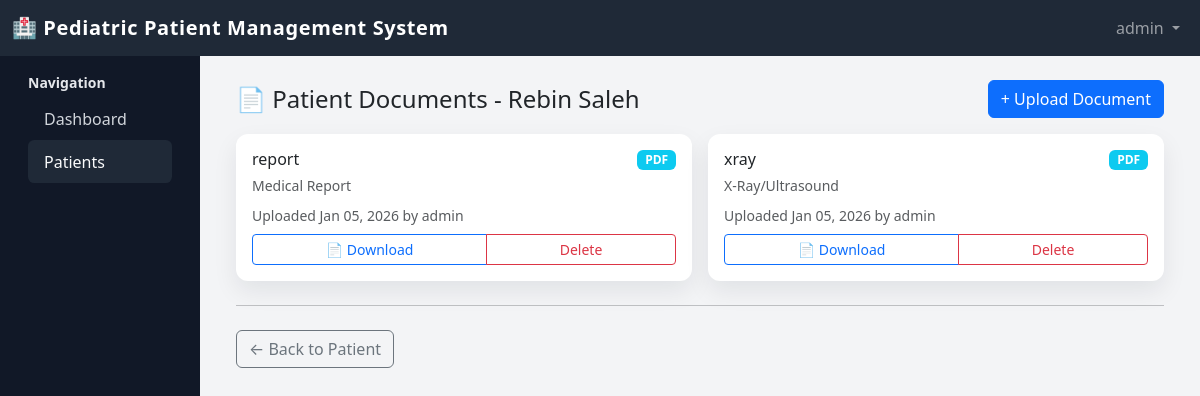
Screenshot of /patients/1/documents/ (signed in) with the database file from the repository.
### pediatric/models.py (models this page shows, shortened)
class Patient(models.Model):
    GENDER_CHOICES = [
        ('Male', 'Male'),
        ('Female', 'Female'),
    ]
    BLOOD_TYPE_CHOICES = [
        ('A', 'A'),
        ('B', 'B'),
        ('AB', 'AB'),
        ('O', 'O'),
    ]
    patient_name = models.CharField(max_length=100)
    date_of_birth = models.DateField()
    gender = models.CharField(max_length=10, choices=GENDER_CHOICES)
    blood_type = models.CharField(max_length=5, choices=BLOOD_TYPE_CHOICES, null=True, blank=True)
    contact_number = models.CharField(max_length=20, blank=True, null=True)
    parent_name = models.CharField(max_length=100, blank=True, null=True)
    parent_contact = models.CharField(max_length=20, blank=True, null=True)
    address = models.CharField(max_length=200, blank=True, null=True)
    city = models.CharField(max_length=50, blank=True, null=True)
    country = models.CharField(max_length=50, blank=True, null=True)
    medical_history = models.TextField(blank=True, null=True)
    notes = models.TextField(blank=True, null=True)
    date_registered = models.DateTimeField(auto_now_add=True)
    created_by = models.ForeignKey(User, on_delete=models.SET_NULL, null=True, related_name='patients_created')
    class Meta:
        ordering = ['-date_registered']

class PatientDocument(models.Model):
    DOCUMENT_TYPES = [
        ('Report', 'Medical Report'),
        ('Test', 'Lab Test'),
        ('Image', 'X-Ray/Ultrasound'),
        ('Prescription', 'Prescription'),
        ('Vaccination', 'Vaccination Certificate'),
        ('Other', 'Other'),
    ]
    patient = models.ForeignKey(Patient, on_delete=models.CASCADE, related_name='documents')
    document_type = models.CharField(max_length=20, choices=DOCUMENT_TYPES, default='Other')
    title = models.CharField(max_length=200)
    description = models.TextField(blank=True, null=True)
    file = models.FileField(upload_to='patient_documents/%Y/%m/%d/')
    uploaded_date = models.DateTimeField(auto_now_add=True)
    uploaded_by = models.ForeignKey(User, on_delete=models.SET_NULL, null=True)
    class Meta:
        ordering = ['-uploaded_date']
    @property
    def file_extension(self):
        return self.file.name.split('.')[-1].lower()
    @property
    def is_pdf(self):
        return self.file_extension == 'pdf'

### pediatric/views.py (the view)
@login_required
def patient_documents(request, patient_id):
    patient = get_object_or_404(Patient, pk=patient_id)
    documents = patient.documents.all()
    return render(request, 'documents/patient_documents.html', {
        'patient': patient,
        'documents': documents,
    })

### templates/documents/patient_documents.html (shortened to what this page needs)
{% extends 'base.html' %}
{% block content %}
<div class="d-flex justify-content-between align-items-center mb-3">
  <h4 class="mb-0">📄 Patient Documents - {{ patient.patient_name }}</h4>
  <a href="{% url 'document_upload' patient.pk %}" class="btn btn-primary">+ Upload Document</a>
</div>
{% if documents %}
  <div class="row g-3">
    {% for doc in documents %}
      <div class="col-md-6">
        <div class="card h-100">
          <div class="card-body">
            <div class="d-flex justify-content-between align-items-start mb-2">
              <div>
                <h6 class="card-title mb-1">{{ doc.title }}</h6>
                <small class="text-muted">{{ doc.get_document_type_display }}</small>
              </div>
              <span class="badge bg-info">{{ doc.file_extension|upper }}</span>
            </div>
            <small class="text-muted d-block mb-2">
              Uploaded {{ doc.uploaded_date|date:"M d, Y" }}
              {% if doc.uploaded_by %}by {{ doc.uploaded_by.username }}{% endif %}
            </small>
            <div class="btn-group btn-group-sm w-100" role="group">
              <a href="{% url 'document_download' doc.pk %}" class="btn btn-outline-primary">
                {% if doc.is_pdf %}📄{% elif doc.is_image %}🖼️{% else %}📎{% endif %} Download
              </a>
              <button type="button" class="btn btn-outline-danger" data-bs-toggle="modal" data-bs-target="#deleteDoc{{ doc.pk }}">
                Delete
              </button>
            </div>
          </div>
        </div>
      </div>
    {% endfor %}
  </div>
{% else %}
  <div class="alert alert-info">
    No documents uploaded yet. <a href="{% url 'document_upload' patient.pk %}">Upload one</a>
  </div>
{% endif %}
<hr class="my-4">
<a href="{% url 'patient_detail' patient.pk %}" class="btn btn-outline-secondary">← Back to Patient</a>
{% endblock %}

### templates/base.html (shortened to what this page needs)
<!doctype html>
<html lang="en">
<head>
  <link href="https://cdn.jsdelivr.net/npm/bootstrap@5.3.2/dist/css/bootstrap.min.css" rel="stylesheet">
</head>
<body>
  <nav class="navbar navbar-dark navbar-expand-lg">
    <div class="container-fluid">
      <a class="navbar-brand" href="{% url 'dashboard' %}">
        🏥 Pediatric Patient Management System
      </a>
      <div class="collapse navbar-collapse" id="topnav">
        <ul class="navbar-nav ms-auto mb-2 mb-lg-0">
          {% if user.is_authenticated %}
          <li class="nav-item dropdown">
            <a class="nav-link dropdown-toggle" href="#" data-bs-toggle="dropdown">
              {{ user.first_name|default:user.username }}
            </a>
          </li>
          {% endif %}
        </ul>
      </div>
    </div>
  </nav>
  <div class="container-fluid">
    <div class="row">
      {% if user.is_authenticated %}
      <div class="col-md-3 col-lg-2 d-none d-md-block sidebar py-3">
        <div class="px-3 mb-3">
          <div class="fw-semibold small text-gray-400 mb-1">Navigation</div>
          <a href="{% url 'dashboard' %}" class="{% if request.resolver_match.url_name == 'dashboard' %}active{% endif %}">
            Dashboard
          </a>
          <a href="{% url 'patient_list' %}" class="{% if 'patient' in request.resolver_match.url_name %}active{% endif %}">
            Patients
          </a>
        </div>
      </div>
      {% endif %}
      <div class="{% if user.is_authenticated %}col-md-9 col-lg-10{% else %}col-12{% endif %}">
        <div class="content-wrapper">
          {% block content %}{% endblock %}
        </div>
      </div>
    </div>
  </div>
</body>
</html>

### templates/base.html (style rules this page uses)
body { font-family: system-ui, -apple-system, BlinkMacSystemFont, "Segoe UI", sans-serif; background-color: #f3f4f6; }
.navbar { background-color: #1f2937; }
.navbar-brand { font-weight: 600; letter-spacing: 0.03em; }
.sidebar { min-height: 100vh; background-color: #111827; color: #e5e7eb; }
.sidebar a { color: #d1d5db; text-decoration: none; display: block; padding: 0.6rem 1rem; border-radius: 0.4rem; }
.sidebar a:hover, .sidebar a.active { background-color: #1f2937; color: #f9fafb; }
.content-wrapper { padding: 1.5rem; }
.card { border: none; border-radius: 0.75rem; box-shadow: 0 10px 25px rgba(15, 23, 42, 0.08); }

### rows the page displays
Patient: patient_name "Rebin Saleh"
PatientDocument: title "report", document_type "Medical Report", file_extension "PDF", uploaded_date "Jan 05, 2026", uploaded_by.username "admin"
PatientDocument: title "xray", document_type "X-Ray/Ultrasound", file_extension "PDF", uploaded_date "Jan 05, 2026", uploaded_by.username "admin"

### other values shown
{{ user.first_name|default:user.username }} "admin"
